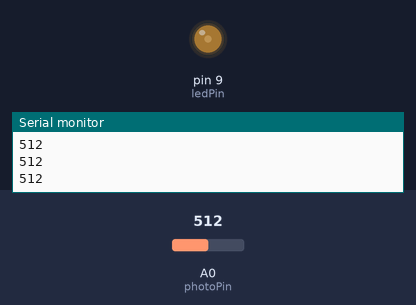
Recording of a sketch running on a simulated Arduino Uno, built with avr-gcc and run on an emulated ATmega328P. On the bench: output pins drawn as LEDs (lit = HIGH), the last lines printed to the serial monitor. The inputs (shaded band) are chosen by the test bench; at power-on: A0 (photoPin) = 512.

Above: at 1.2 s.
1.3 s: A0 (photoPin) set to 716
At 2.5 s:
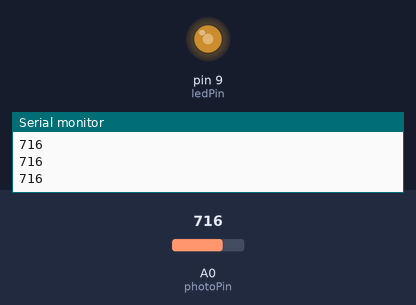
2.8 s: A0 (photoPin) set to 900
At 3.8 s:
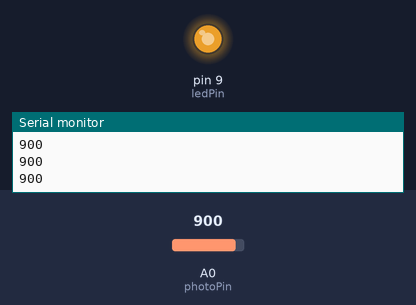
4.3 s: A0 (photoPin) set to 306
At 4.9 s:
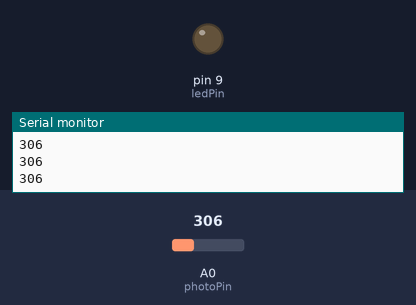
5.8 s: A0 (photoPin) set to 332
7.3 s: A0 (photoPin) set to 363
At 8.3 s:
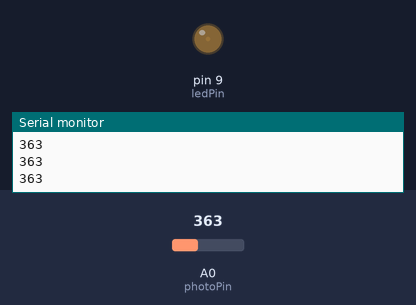
8.8 s: A0 (photoPin) set to 122
At 9.6 s:
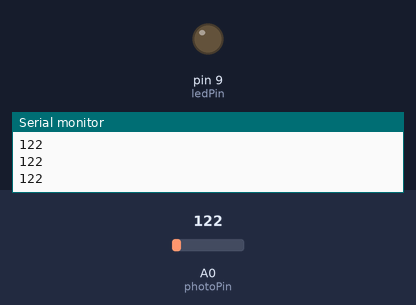
Timing chart, 0 to 11.3 s (numbered marks = the images above; inputs shaded):
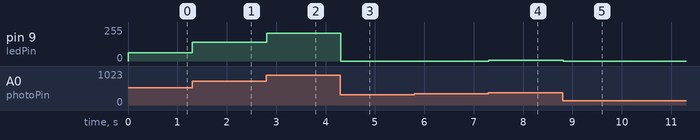

The sketch:

nightLight.ino
```cpp
// Arduino code by Gavin
int photoPin = 0; //Analog
int ledPin = 9;

void setup() {
  Serial.begin(9600);
  pinMode(photoPin, INPUT);
  pinMode(ledPin, OUTPUT);
}

void loop() {
  int lightLvl = analogRead(photoPin);
  Serial.println(lightLvl);

  // measured after testing range of photoresistor
  lightLvl = map(lightLvl, 344, 1017, 0, 255);

  lightLvl = constrain(lightLvl, 0, 255);
  analogWrite(ledPin, lightLvl);
}
```

Measured:
- after the input at 1.3 s, pin 9 (ledPin): 63/255 → 140/255 at once
- after the input at 2.8 s, pin 9 (ledPin): 140/255 → 210/255 at once
- after the input at 4.3 s, pin 9 (ledPin): 210/255 → 0/255 at once
- after the input at 7.3 s, pin 9 (ledPin): 0/255 → 7/255 at once
- after the input at 8.8 s, pin 9 (ledPin): 7/255 → 0/255 at once
